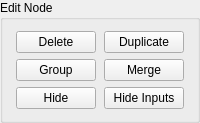
            <widget class="QGroupBox" name="groupBox_2">
             <property name="title">
              <string>Edit Node</string>
             </property>
             <layout class="QGridLayout" name="gridLayout_4">
              <item row="0" column="1">
               <widget class="QPushButton" name="pushButton_8">
                <property name="sizePolicy">
                 <sizepolicy hsizetype="Fixed" vsizetype="Fixed">
                  <horstretch>0</horstretch>
                  <verstretch>0</verstretch>
                 </sizepolicy>
                </property>
                <property name="text">
                 <string>Duplicate</string>
                </property>
               </widget>
              </item>
              <item row="1" column="0">
               <widget class="QPushButton" name="pushButton_7">
                <property name="sizePolicy">
                 <sizepolicy hsizetype="Fixed" vsizetype="Fixed">
                  <horstretch>0</horstretch>
                  <verstretch>0</verstretch>
                 </sizepolicy>
                </property>
                <property name="text">
                 <string>Group</string>
                </property>
               </widget>
              </item>
              <item row="1" column="1">
               <widget class="QPushButton" name="pushButton_6">
                <property name="sizePolicy">
                 <sizepolicy hsizetype="Fixed" vsizetype="Fixed">
                  <horstretch>0</horstretch>
                  <verstretch>0</verstretch>
                 </sizepolicy>
                </property>
                <property name="text">
                 <string>Merge</string>
                </property>
               </widget>
              </item>
              <item row="2" column="0">
               <widget class="QPushButton" name="pushButton_4">
                <property name="sizePolicy">
                 <sizepolicy hsizetype="Fixed" vsizetype="Fixed">
                  <horstretch>0</horstretch>
                  <verstretch>0</verstretch>
                 </sizepolicy>
                </property>
                <property name="text">
                 <string>Hide</string>
                </property>
               </widget>
              </item>
              <item row="2" column="1">
               <widget class="QPushButton" name="pushButton_5">
                <property name="sizePolicy">
                 <sizepolicy hsizetype="Fixed" vsizetype="Fixed">
                  <horstretch>0</horstretch>
                  <verstretch>0</verstretch>
                 </sizepolicy>
                </property>
                <property name="text">
                 <string>Hide Inputs</string>
                </property>
               </widget>
              </item>
              <item row="0" column="0">
               <widget class="QPushButton" name="pushButton_9">
                <property name="sizePolicy">
                 <sizepolicy hsizetype="Fixed" vsizetype="Fixed">
                  <horstretch>0</horstretch>
                  <verstretch>0</verstretch>
                 </sizepolicy>
                </property>
                <property name="text">
                 <string>Delete</string>
                </property>
               </widget>
              </item>
             </layout>
            </widget>
